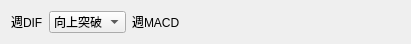
       <widget class="QWidget" name="widget_14" native="true">
        <property name="geometry">
         <rect>
          <x>1690</x>
          <y>520</y>
          <width>411</width>
          <height>40</height>
         </rect>
        </property>
        <layout class="QHBoxLayout" name="horizontalLayout_125">
         <item>
          <layout class="QHBoxLayout" name="horizontalLayout_38">
           <item>
            <widget class="QLabel" name="label_207">
             <property name="text">
              <string>週DIF</string>
             </property>
            </widget>
           </item>
           <item>
            <widget class="QComboBox" name="comboBox_39">
             <item>
              <property name="text">
               <string>向上突破</string>
              </property>
             </item>
             <item>
              <property name="text">
               <string>向下跌破</string>
              </property>
             </item>
            </widget>
           </item>
           <item>
            <widget class="QLabel" name="label_58">
             <property name="text">
              <string>週MACD</string>
             </property>
            </widget>
           </item>
          </layout>
         </item>
         <item>
          <spacer name="horizontalSpacer_92">
           <property name="orientation">
            <enum>Qt::Horizontal</enum>
           </property>
           <property name="sizeHint" stdset="0">
            <size>
             <width>40</width>
             <height>20</height>
            </size>
           </property>
          </spacer>
         </item>
        </layout>
       </widget>
